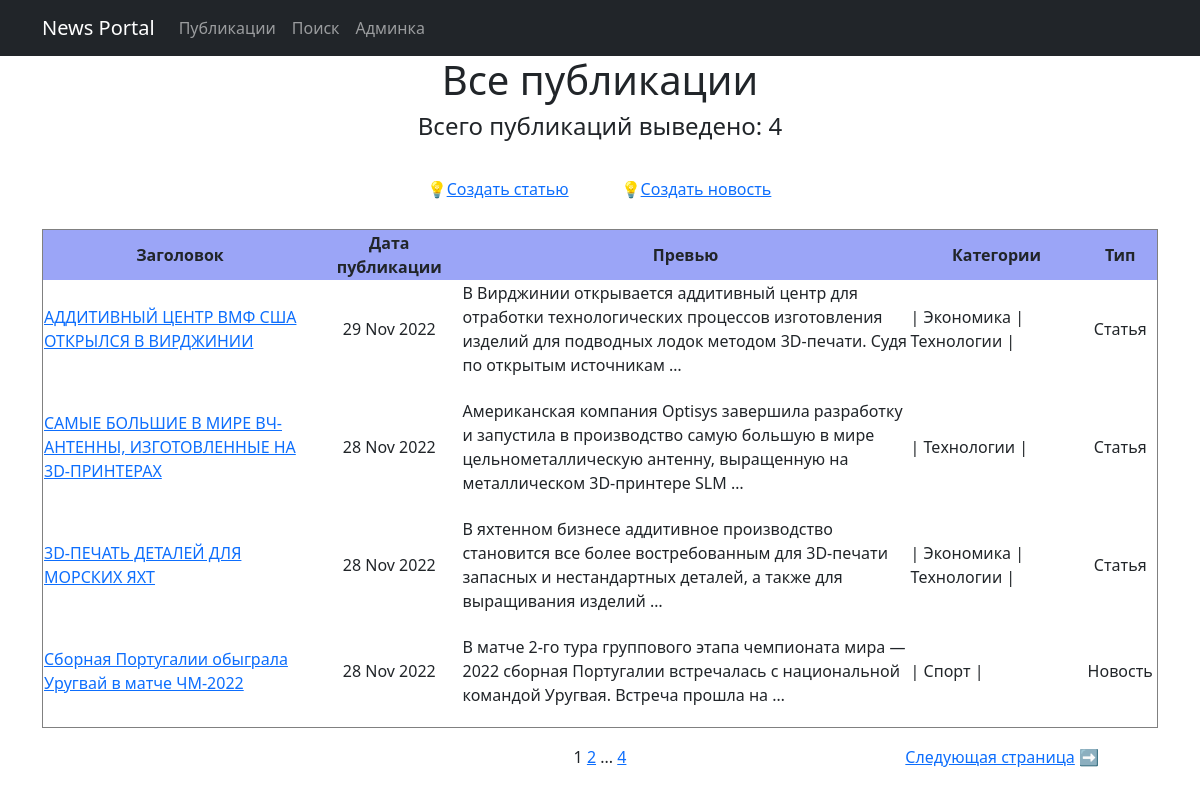
The page / on the database its author committed.
### newsapp/models.py (models this page shows, shortened)
class Post(models.Model):
    NEWS, ARTICLE = 'N', 'A'
    TYPES = [(NEWS, 'Новость'), (ARTICLE, 'Статья')]
    type = models.CharField(max_length=1, choices=TYPES, default=NEWS)
    title = models.CharField(max_length=255, unique=True)
    posted = models.DateTimeField(auto_now_add=True)
    text = models.TextField()
    author = models.ForeignKey(Author, on_delete=models.CASCADE)
    category = models.ManyToManyField(Category)

class Category(models.Model):
    name = models.CharField(max_length=255, unique=True)

### newsapp/views.py (the view)
# urls.py: path('', NewsList.as_view(), name='post_list'),
class NewsList(ListView):
    model = Post
    ordering = '-posted'
    template_name = 'news_list.html'
    context_object_name = 'news_list'
    paginate_by = 4

### newsapp/templatetags/custom_filters.py (called while the page is built)
@register.filter()
def correct_text(text=str):
   try:
      if type(text) != str:
         raise MatError
   except MatError:
      return ('Type Error')
   else:
      res = []
      for t in text.split():
         res.append(correct_word(t))
      res = ' '.join(res)
   return res

def correct_word(word):
   mat_flag = False
   res = word
   for mat in MAT_WORDS:
      if mat in word.lower():
         mat_flag = True
   if mat_flag:
      res = word[0] + '*' * (len(word) - 1)
   return res

### newsportal/templates/news_list.html (shortened to what this page needs)
{% extends 'flatpages/default.html' %}
{% load custom_filters %}
{% block content %}
<h1>Все публикации</h1>
<h4>Всего публикаций выведено: {{news_list|length}} </h4>
<table align="center">
    <tr>
        <td>💡<a href="/articles/create">Создать статью</a></td>
        <td width="50"></td>
        <td>💡<a href="/news/create">Создать новость</a></td>
        <td height="80"></td>
    </tr>
</table>
     <table border="1" align="center">
            <tr bgcolor="#9BA5F7">
               <td width="400"><b>Заголовок</b></td>
               <td width="180"><b>Дата публикации</b></td>
               <td width="700"><b>Превью</b></td>
               <td width="250"><b>Категории</b></td>
                <td width="80"><b>Тип</b></td>
            </tr>
            {% for news in news_list %}
                <tr>
                    <td align="left"><a href="http://127.0.0.1:8000/news/{{news.id}}">{{news.title|correct_text}}</a></td>
                    <td>{{news.posted|date:'d M Y'}}</td>
                    <td align="left">{{news.text|truncatewords:20|correct_text }}</td>
                    <td align="left">|
                        {% for c in news.category.all %}
                            {{ c.name }} |
                        {% endfor %}
                    </td>
                    <td align="center">{{ news.get_type_display }}</td>
                </tr>
                <tr height="20"></tr>
            {% endfor %}
     </table>
<table align="center">
    <tr>
        <td align="left" width="400">
        </td>
        <td align="center" width="200">
   {{ page_obj.number }}
   {% if page_obj.has_next %}
       <a href="?page={{ page_obj.next_page_number }}">{{ page_obj.next_page_number }}</a>
       {% if paginator.num_pages != page_obj.next_page_number %}
           ...
           <a href="?page={{ page_obj.paginator.num_pages }}">{{ page_obj.paginator.num_pages }}</a>
       {% endif %}
   {% endif %}
        </td>
        <td align="right" width="400">
            {% if page_obj.has_next %}
                 <a href="?page={{ page_obj.next_page_number }}">Следующая страница</a> ➡
             {% endif %}
        </td>
    </tr>
</table>
{% endblock content %}

### newsportal/templates/flatpages/default.html (shortened to what this page needs)
<!DOCTYPE html>
<html lang="en">
    <head>
        {% load static %}
         <link href="{% static 'css/styles.css' %}" rel="stylesheet" />
    </head>
    <body>
         <nav class="navbar navbar-expand-lg navbar-dark bg-dark static-top">
           <div class="container">
               <a class="navbar-brand" href="#">News Portal</a>
               <div class="collapse navbar-collapse" id="navbarResponsive">
                   <ul class="navbar-nav ml-auto">
                       <li class="nav-item active">
                           <a class="nav-link" href="/news/">Публикации</a>
                       </li>
                       <li class="nav-item">
                           <a class="nav-link" href="/news/search">Поиск</a>
                       </li>
                       <li class="nav-item">
                           <a class="nav-link" href="/admin/">Админка</a>
                       </li>
                   </ul>
               </div>
           </div>
        </nav>
        <div class="container">
           <div class="row">
               <div class="col-lg-12 text-center">
                   {% block content %}{% endblock content %}
               </div>
           </div>
        </div>
    </body>
</html>

### rows shown on the page
Post: title|correct_text "АДДИТИВНЫЙ ЦЕНТР ВМФ США ОТКРЫЛСЯ В ВИРДЖИНИИ", posted "29 Nov 2022", text|correct_text "В Вирджинии открывается аддитивный центр для отработки технологических процессов изготовления изделий для подводных лодок методом 3D-печати. Судя по открытым источникам …", type "Статья"
Category: name "Экономика"
Category: name "Технологии"
Post: title|correct_text "САМЫЕ БОЛЬШИЕ В МИРЕ ВЧ-АНТЕННЫ, ИЗГОТОВЛЕННЫЕ НА 3D-ПРИНТЕРАХ", posted "28 Nov 2022", text|correct_text "Американская компания Optisys завершила разработку и запустила в производство самую большую в мире цельнометаллическую антенну, выращенную на металлическом 3D-принтере SLM …", type "Статья"
Post: title|correct_text "3D-ПЕЧАТЬ ДЕТАЛЕЙ ДЛЯ МОРСКИХ ЯХТ", posted "28 Nov 2022", text|correct_text "В яхтенном бизнесе аддитивное производство становится все более востребованным для 3D-печати запасных и нестандартных деталей, а также для выращивания изделий …", type "Статья"
Post: title|correct_text "Сборная Португалии обыграла Уругвай в матче ЧМ-2022", posted "28 Nov 2022", text|correct_text "В матче 2-го тура группового этапа чемпионата мира — 2022 сборная Португалии встречалась с национальной командой Уругвая. Встреча прошла на …", type "Новость"
Category: name "Спорт"

### other values the page prints
{{ news_list|length }} "4"
{{ page_obj.number }} "1"
{{ page_obj.next_page_number }} "2"
{{ page_obj.paginator.num_pages }} "4"
